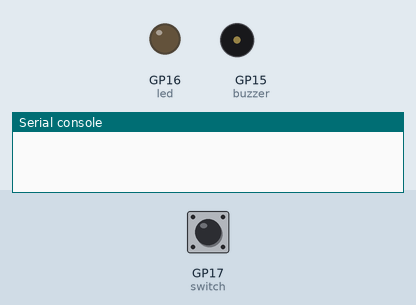
Recording of a program running on a simulated Raspberry Pi Pico running MicroPython. Parts: output pins drawn as LEDs (lit = HIGH), buzzer (waves = sounding), the last lines printed to the serial console. The inputs (shaded band) are chosen by the test bench; at power-on: GP17 (switch) HIGH.

Above: at 1.2 s.
1.3 s: GP17 (switch) pulled LOW for 0.15 s
At 1.6 s:
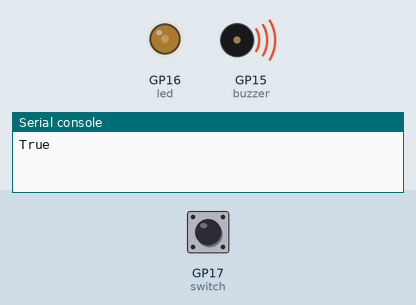
At 2.2 s:
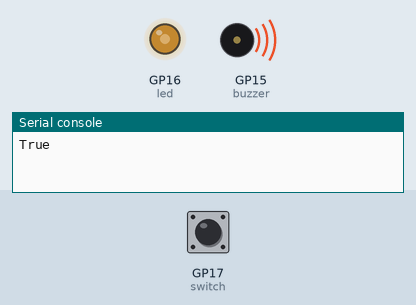
4.3 s: GP17 (switch) pulled LOW for 1 s
At 5.75 s:
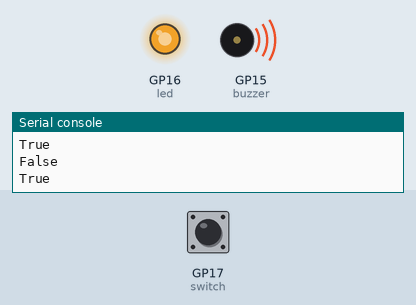
Timing chart, 0 to 13.3 s (numbered marks = the images above; inputs shaded):
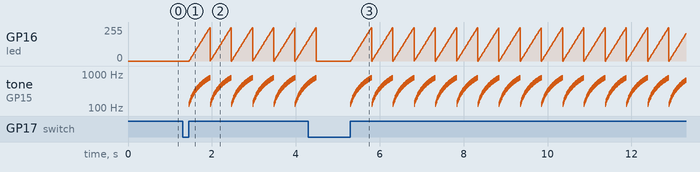

Measured:
- after the input at 1.3 s, GP16 (led): ramps from 0/255 to 250/255 and jumps back, once every 0.51 s; tone on GP15 (buzzer): plays 130 Hz for 0.01 s, 143 Hz for 0.01 s, 156 Hz for 0.01 s, 170 Hz for 0.01 s, 183 Hz for 0.01 s, 197 Hz for 0.01 s … (282 notes in this stretch), starting after 0.15 s

The program:

main.py
```python
import machine
import time


buzzer = machine.PWM(machine.Pin(15))
led = machine.PWM(machine.Pin(16))
led.freq(1000)

switch = machine.Pin(17,machine.Pin.IN)

def noTone(pin):
    pin.duty_u16(0)


def tone(pin,frequency):
    pin.freq(frequency)
    pin.duty_u16(30000)

def interval_mapping(x, in_min, in_max, out_min, out_max):
    return (x - in_min) * (out_max - out_min) / (in_max - in_min) + out_min

def toggle(pin):
    global bell_flag
    bell_flag = not bell_flag
    print(bell_flag)
    if bell_flag:
        switch.irq(trigger=machine.Pin.IRQ_FALLING, handler=toggle)
    else:
        switch.irq(trigger=machine.Pin.IRQ_RISING, handler=toggle)


bell_flag = False
switch.irq(trigger=machine.Pin.IRQ_RISING, handler=toggle)


while True:
    if bell_flag == True:
        for i in range(0,100,2):
            led.duty_u16(int(interval_mapping(i,0,100,0,65535)))
            tone(buzzer,int(interval_mapping(i,0,100,130,800)))
            time.sleep_ms(10)
    else:
        noTone(buzzer)
        led.duty_u16(0)
```
